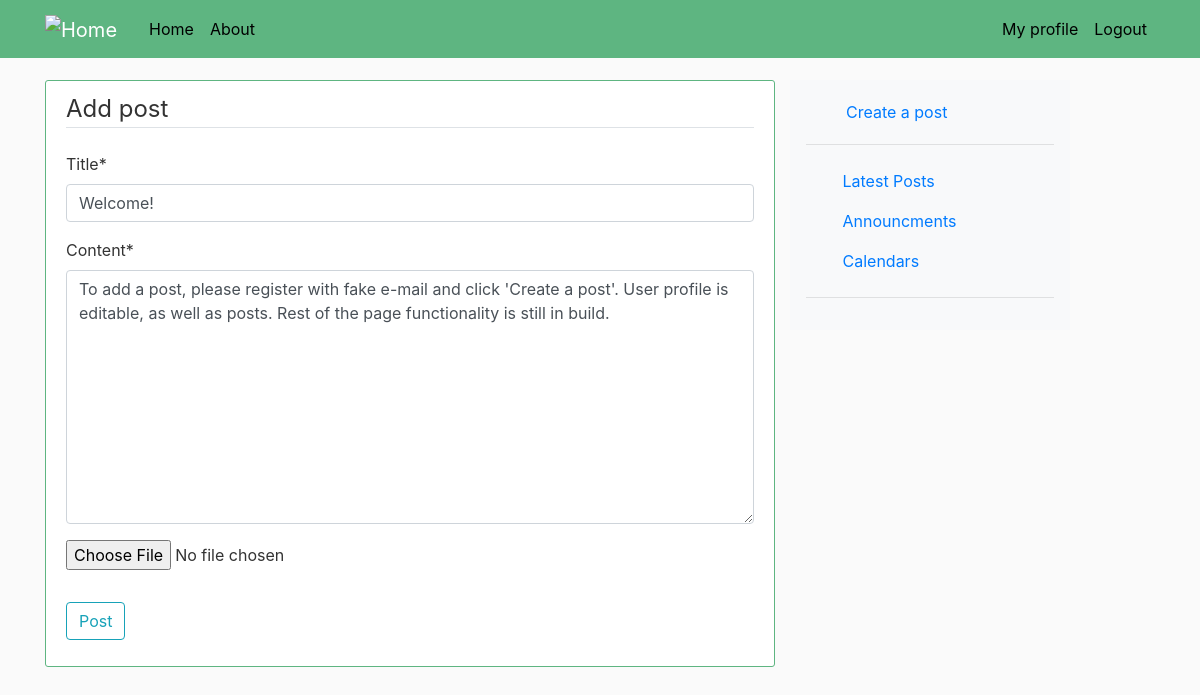
The page /post/4/update/ (signed in) on the database its author committed.
### blog/models.py (models this page shows, shortened)
class Post(models.Model): #Post table
    title = models.CharField(max_length=100)
    content = models.TextField()
    date_posted = models.DateTimeField(default=timezone.now)
    author = models.ForeignKey(User, on_delete=models.CASCADE)
    video = models.FileField(upload_to="video/", null=True, verbose_name="", blank=True)

### blog/views.py (the view, shortened to what this page needs)
# urls.py: path('post/<int:pk>/update/', PostUpdateView.as_view(), name='post-update'),
class PostUpdateView(LoginRequiredMixin, UserPassesTestMixin, UpdateView):
	model = Post
	template_name = 'page/post_form.html'
	fields = ['title', 'content', 'video']
	success_url = '/'
	def test_func(self):
		post = self.get_object()
		if self.request.user == post.author:
			return True
		return False

### blog/templates/page/post_form.html (shortened to what this page needs)
{% extends "page/base.html" %}
{% load crispy_forms_tags %}
{% block content %}
        <div class = "content-section">
                <form enctype="multipart/form-data"  method="POST" action="">
                        <fieldset class = "form-group">
                                <legend class = "border-bottom mb-4">Add post</legend>
                                {{ form|crispy }}
                        </fieldset>
                        <div class = "form-group">
                                <button class="btn btn-outline-info type => "submit">Post</button>
                        </div>
                </form>
        </div>
{% endblock content %}

### blog/static/blog/main.css (style rules this page uses)
body { background: #fafafa; color: #333333; margin-top: 5rem; }
.content-section { background: #ffffff; padding: 10px 20px; border: 1px solid #5eb581; border-radius: 3px; margin-bottom: 20px; }

### rows shown on the page
Post: title "Welcome!", content "To add a post, please register with fake e-mail and click 'Create a post'. User profile is editable, as well as posts. Rest of the page functionality is still in build."
